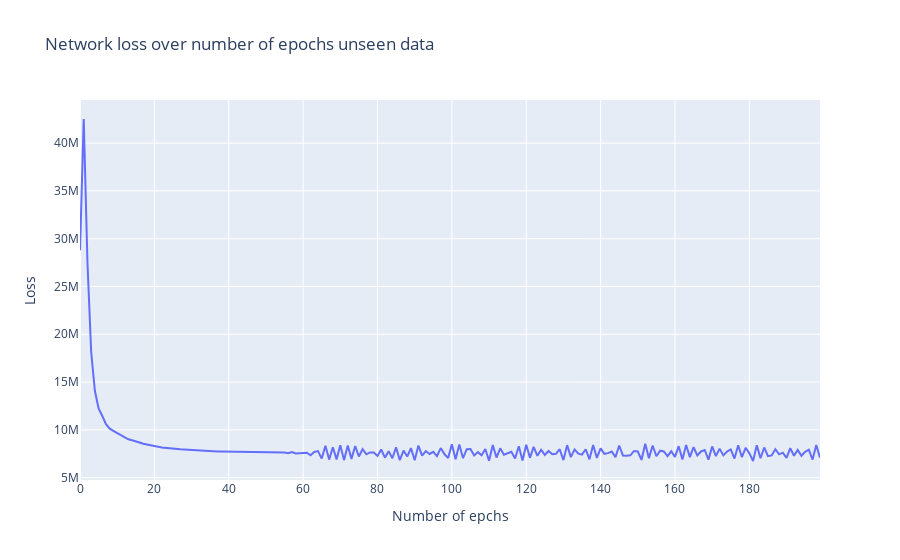

The notebook cell saved with this chart:
### Code cell
fig = px.line(x=range(0, 200), y=test_losses, title="Network loss over number of epochs unseen data")
fig.update_layout(
    xaxis_title="Number of epchs",
    yaxis_title = "Loss"
)
fig.show()

### Figure 1 — Plotly figure (JSON) as saved in the notebook; plotly's stock layout.template omitted (floating-point values rounded to 4 significant figures; data arrays with more than 128 entries replaced by an {"elided": "..."} marker saying what was removed)
{"data": [{"hovertemplate": "x=%{x}<br>y=%{y}<extra></extra>", "legendgroup": "", "line": {"color": "#636efa", "dash": "solid"}, "marker": {"symbol": "circle"}, "mode": "lines", "name": "", "orientation": "v", "showlegend": false, "type": "scatter", "x": {"elided": "200 int values"}, "xaxis": "x", "y": {"elided": "200 float values"}, "yaxis": "y"}], "layout": {"legend": {"tracegroupgap": 0}, "title": {"text": "Network loss over number of epochs unseen data"}, "xaxis": {"anchor": "y", "domain": [0, 1], "title": {"text": "Number of epchs"}}, "yaxis": {"anchor": "x", "domain": [0, 1], "title": {"text": "Loss"}}}}
